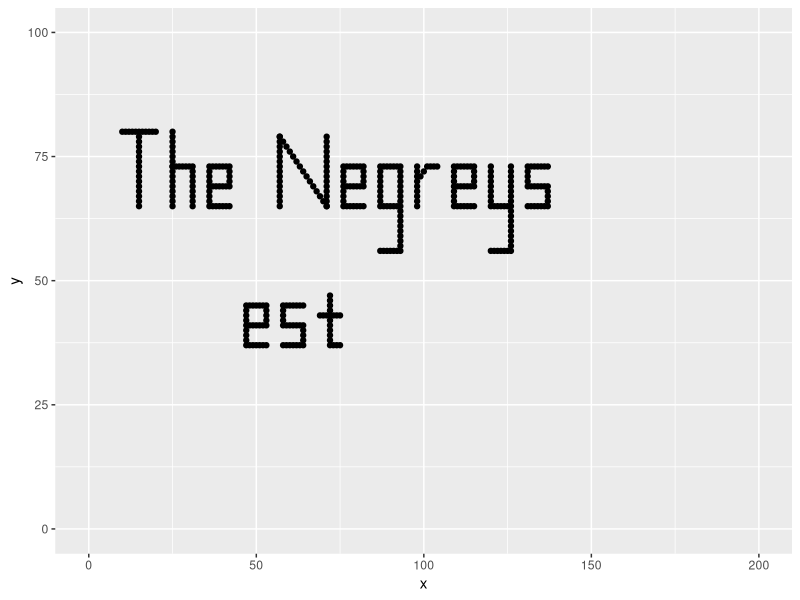

Here is the R script that generated this plot:
library(ggplot2)
pts <- data.frame(
    x = c(
        # T
        10:20, rep(15, 15)
        # h
        ,rep(25, 16), 25:30, rep(31, 9)
        # e
        ,rep(36, 9), c(rep(37:41, 3), 42), rep(42, 5)
        # N
        ,rep(57, 15), 57:71, rep(71, 15)
        # e
        ,rep(76, 9), c(rep(77:81, 3), 82), rep(82, 5)
        # g 
        ,rep(87, 9), c(rep(88:92, 3), 87), rep(93, 18)
        # r
        ,rep(98, 9), 99:104
        # e
        ,rep(109, 9), c(rep(110:114, 3), 115), rep(115, 5)
        # y
        ,rep(120, 9), c(rep(121:125, 2), 120), rep(126, 18)
        # s
        ,rep(131, 6), c(137, rep(132:136, 3)), rep(137, 5)
        # e
        ,rep(47, 9), c(rep(48:52, 3), 53), rep(53, 5)
        # s
        ,rep(58, 6), c(64, rep(59:63, 3)), rep(64, 5)
        # t
        ,rep(72, 11), 69:75, 73:75
    ),
    y = c(
        # T
        rep(80, 11), 79:65
        # h
        ,80:65, rep(73, 6), 73:65
        # e
        ,73:65, c(rep(73, 5), rep(69, 5), rep(65, 6)), 73:69
        # N
        ,79:65, 79:65, 79:65
        # e
        ,73:65, c(rep(73, 5), rep(69, 5), rep(65, 6)), 73:69
        # g
        ,73:65, c(rep(73, 5), rep(65, 5), rep(56, 6)), 73:56
        # r
        ,73:65, c(71:72, rep(73, 4))
        # e
        ,73:65, c(rep(73, 5), rep(69, 5), rep(65, 6)), 73:69
        # y
        ,73:65, c(rep(65, 5), rep(56, 6)), 73:56
        # s
        ,c(73:69, 65), c(rep(73, 6), rep(69, 5), rep(65, 5)), 69:65
        # e
        ,45:37, c(rep(45, 5), rep(41, 5), rep(37, 6)), 45:41
        # s
        ,c(45:41, 37), c(rep(45, 6), rep(41, 5), rep(37, 5)), 41:37
        # t
        ,47:37, rep(43, 7), rep(37, 3)
    )
)
ggplot(data = pts, aes(x, y)) + 
    geom_point() + 
    xlim(0, 200) + 
    ylim(0, 100)
